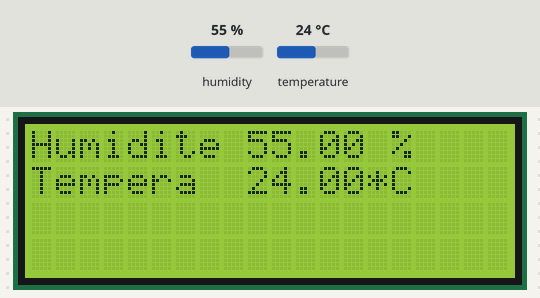
The sketch below on a simulated Arduino Uno, built with avr-gcc and run on an emulated ATmega328P. On the bench: 20×4 character LCD. The test bench sets the inputs (shaded band); at power-on: humidity 55 %, temperature 24 °C.

Above: at 1.3 s.
1.4 s: humidity set to 22 %
At 3.6 s:
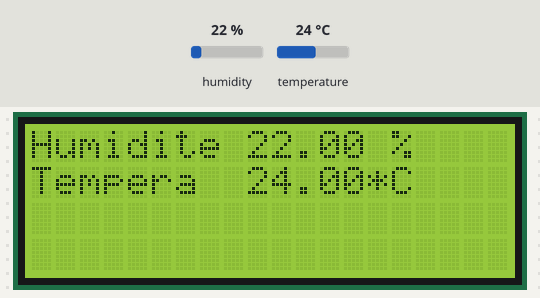
4.2 s: temperature set to 12 °C
At 5.0 s:
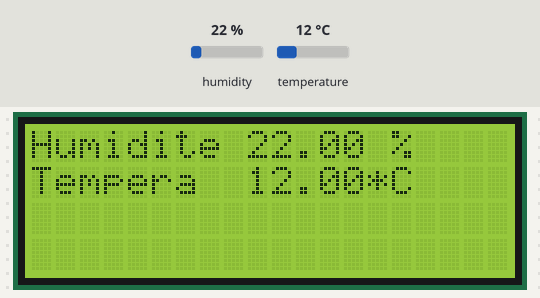
7.0 s: humidity set to 40 %
At 8.9 s:
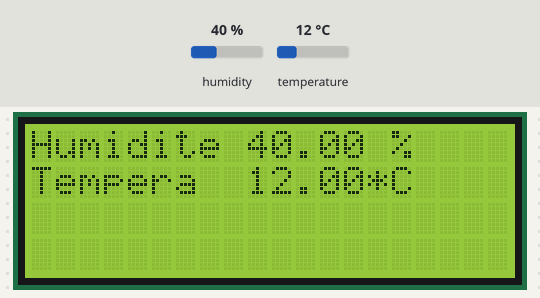
10.0 s: temperature set to 19 °C
Timing chart, 0 to 13.0 s (numbered marks = the images above; inputs shaded):
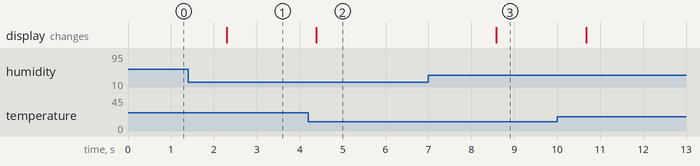

Measured:
- after the input at 1.4 s, the display: changes after 0.90 s (image 1)
- after the input at 4.2 s, the display: changes after 0.19 s (image 2)
- after the input at 7.0 s, the display: changes after 1.6 s (image 3)

The sketch:

cystal_led___d11.ino
```cpp
#include "DHT.h"
#include <Wire.h>
#include <LiquidCrystal_I2C.h>

LiquidCrystal_I2C lcd(0x27,20,4);  // set the LCD address to 0x27 for a 16 chars and 2 line display

#define DHTPIN 2
#define DHTTYPE DHT11 //(pour un capteur DHT11)

DHT dht(DHTPIN, DHTTYPE);

float h = 0;
float t = 0;

void setup(){
        Serial.begin(9600);
        dht.begin();
        lcd.init();                      // initialize the lcd
  lcd.init();
  // Print a message to the LCD.
  lcd.backlight();
  lcd.setCursor(2,0);
  lcd.print("Humidite");
  lcd.setCursor(0,1);
  lcd.print("Tempera");
}

void loop(){
        h = dht.readHumidity();
        t = dht.readTemperature();
        if (isnan(t) || isnan(h)){
                Serial.println( "Lecture impossible !");
        }else{
           lcd.setCursor(0,0);
  lcd.print("Humidite :");
  lcd.setCursor(9,0);
  lcd.print(h);
  lcd.setCursor(14,0);
  lcd.print(" %");

  lcd.setCursor(0,1);
  lcd.print("Tempera ");
    lcd.setCursor(9,1);
  lcd.print(t);
     lcd.setCursor(14,1);
  lcd.print("*C");


        }
        delay(1000);
      //   lcd.clear();
}
```
